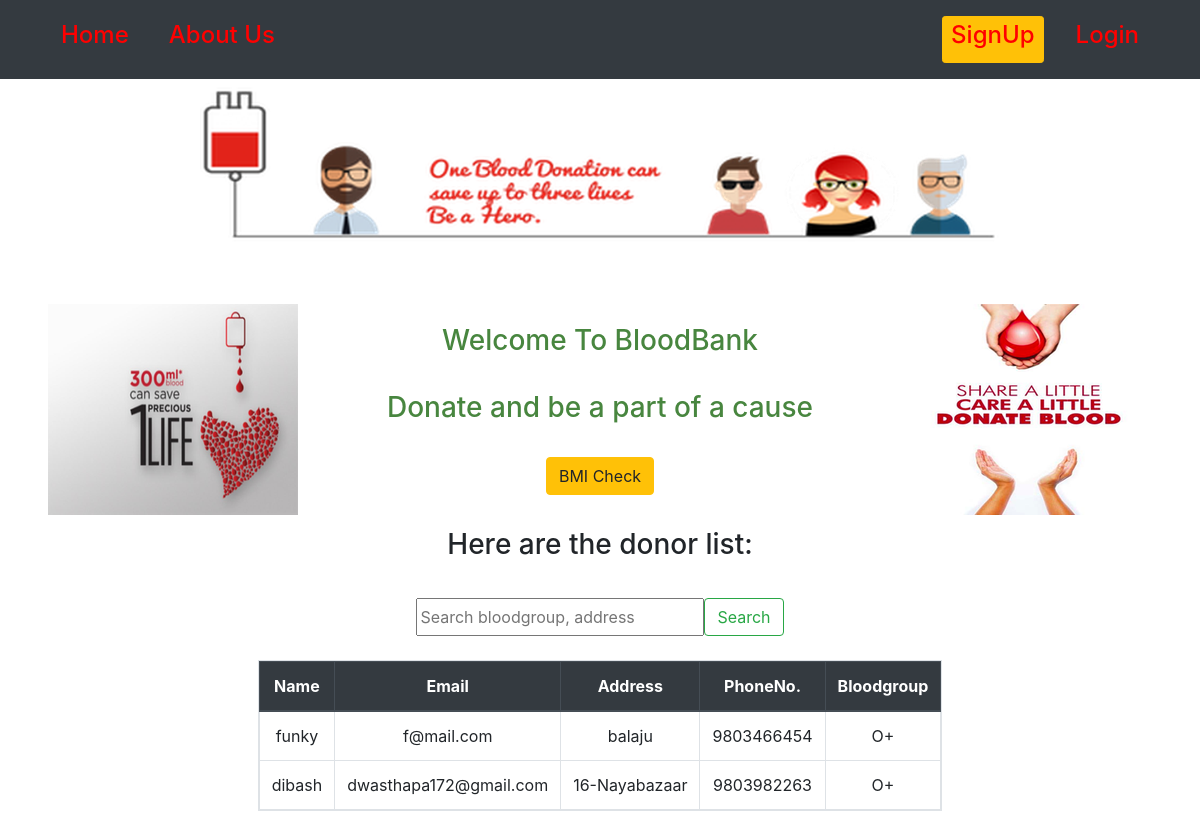
The app's page /, older data.
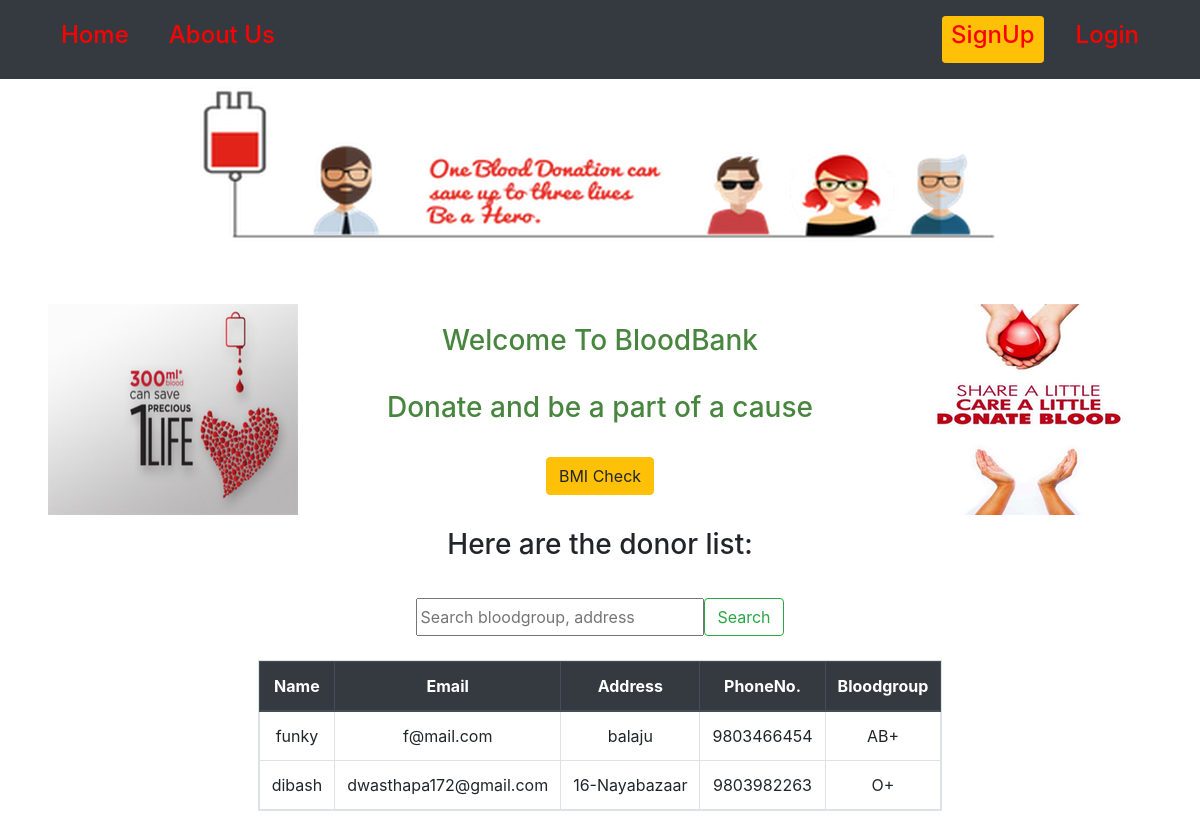
The same page, newer data.
### accounts/models.py (models this page shows, shortened)
class UserProfile(AbstractBaseUser, PermissionsMixin):
    email=models.EmailField(max_length=200, unique=True)
    username=models.CharField(max_length=10,unique=True)
    is_active = models.BooleanField(default=True)
    is_staff = models.BooleanField(default=False)
    bloodgroup=models.CharField(choices=Blood_Group,max_length=3)
    phonenumber=models.CharField(max_length=10,unique=True)
    address = models.CharField(max_length=264)
    objects = UserProfileManager()
    USERNAME_FIELD='email'
    REQUIRED_FIELDS=['username']

### record/views.py (the view)
# urls.py: path('',views.HomeView.as_view(),name='Home'),
class HomeView(ListView):
    model = UserProfile
    def get_queryset(self):
        return UserProfile.objects.order_by('-username')
    template_name='record/index.html'

### record/templates/record/index.html (shortened to what this page needs)
{% extends "record/base.html" %}
{% load static %}
{% load bootstrap5 %}
{% block content %}
<div class="container mt-5 pt-4 text-center">
  <img class="img-fluid "src="{% static "image/bloodtop.png" %}" alt="">
  <div class="mt-5 pt-2">
    <div class="row g-0">
      <div class="col card-img">
        <img class="img-fluid" src="{% static "image/bloodleft.png" %}" alt="fail">
      </div>
      <div class="col-sm-6 ">
        <div class="card-body">
          <div class="card-text text-center">
            <h3 id="one">Welcome To BloodBank
              <br><br>
               Donate and be a part of a cause</h3>
          </div>
          <h3 class="mt-3 pt-3 text-center">
            <a href="{% url "record:BMIValue" %}">
              <button  class="btn btn-warning">BMI Check</button>
            </a> <br><br>
            Here are the donor list:</h3>
        </div>
      </div>
      <div class="col card-img">
          <img class="img-fluid float-right"src="{% static "image/bloodright.png" %}" alt="">
      </div>
    </div>
  </div>
<div class="mt-1 pt-1">
  <form class="d-flex justify-content-center" action="{% url 'record:search' %}" method="get">
      <input name="q" style="width:18rem;" type="text" placeholder="Search bloodgroup, address" aria-label="Search">
      <button class="btn btn-outline-success" type="submit">Search</button>
    </form>
    <br>
      {% if userprofile_list%}
      <div class="row justify-content-center">
        <div class="col-auto">
        <table class="table table-hover table-bordered table-responsive">
            <thead class="thead-dark">
              <th scope="col">Name</th>
              <th scope="col">Email</th>
              <th scope="col">Address</th>
              <th scope="col">PhoneNo.</th>
              <th scope="col">Bloodgroup</th>
            </thead>
            {% for i in userprofile_list %}
              <tr>
                <td>{{ i.username }}</td>
                <td>{{i.email}}</td>
                <td>{{ i.address}}</td>
                <td>{{ i.phonenumber}}</td>
                <td>{{ i.bloodgroup}}</td>
                </tr>
            {% endfor %}
        </table>
      </div>
      {% else %}
        <p>No donated record found</p>
      {% endif %}
  </div>
</div>
{% endblock %}

### record/templates/record/base.html (shortened to what this page needs)
<!DOCTYPE html>
  {% load static %}
  {% load bootstrap5 %}
<html lang="en" dir="ltr">
<head>
    <link rel="stylesheet" href="https://stackpath.bootstrapcdn.com/bootstrap/4.4.1/css/bootstrap.min.css">
      <link href="https://cdn.jsdelivr.net/npm/bootstrap-icons@1.5.0/font/bootstrap-icons.css" rel="stylesheet">
    <link rel="stylesheet" href="{% static "record/style1.css" %}"/>
</head>
  <body>
    <nav class="navbar fixed-top navbar-expand-lg navbar-light bg-dark ">
        <div class="container">
          <a class="nav-link " href="{% url "record:Home" %}"><h4>Home </h4></a>
          <div class="collapse navbar-collapse " id="navbarSupportedContent">
            <div class="navbar-nav ml-3 mr-auto">
            <a class="nav-link" href="#"> <h4>About Us </h4></a>
          </div>
              {% if user.is_authenticated %}
                  <a class="nav-item nav-link" href="{% url 'record:historylist' %}" target="_blank"> <h4>History </h4></a>
                  <a class ="nav-item nav-link" href="{% url 'record:createhistory' %}" target="_blank"> <button type="button" class='btn btn-sm btn-warning'> <h4>Enter Record</h4></button> </a>
                  <a class="nav-item nav-link" href="{% url 'accounts:logout' %}"> <h4>Logout </h4></a>
                  <a class="nav-item nav-link"><h4 > {{request.user.username}} </h4></a>
              {% else %}
                  <a class="nav-item nav-link " href="{% url 'accounts:signup' %}"> <button type="button" class='btn btn-sm btn-warning  '><h4 >SignUp</h4></button></a>
                  <a class="nav-item nav-link " href="{% url 'accounts:login' %}"><h4>Login </h4> </a>
              {% endif %}
          </div>
        </div>
    </nav>
      {% block content %}
      {% endblock %}
  </body>
</html>

### static/record/style1.css (style rules this page uses)
h4 { color: red; }

Row changes from the older to the newer data that the page shows:
changed UserProfile "funky": bloodgroup "O+" → "AB+"
